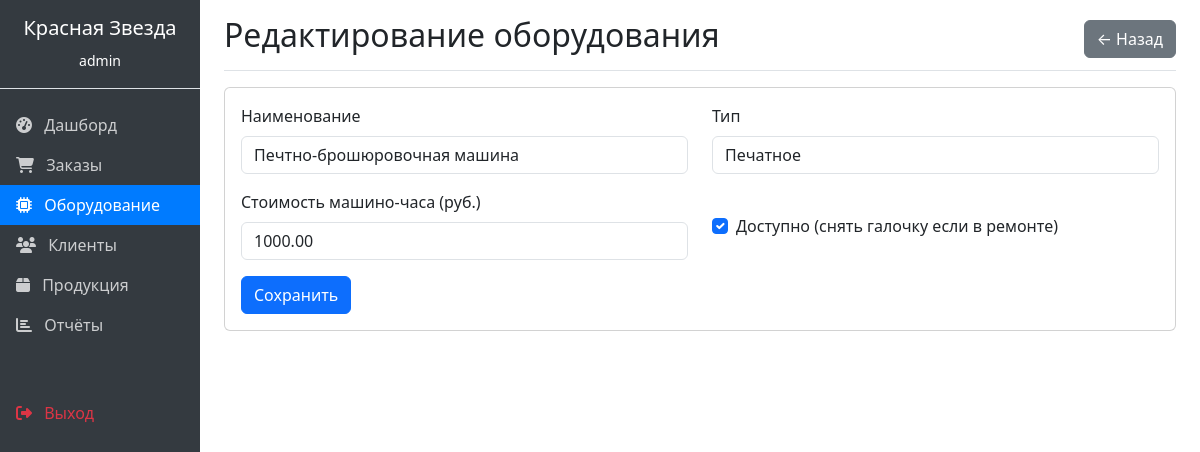
/equipment/1/edit/ (signed in), run on the app's committed database.
### orders/models.py (models this page shows, shortened)
class Equipment(models.Model):
    EQUIPMENT_TYPES = [
        ('print', 'Печатное'),
        ('cutting', 'Резальное'),
        ('binding', 'Брошюровочное'),
    ]
    name = models.CharField(max_length=100, verbose_name="Наименование")
    equipment_type = models.CharField(max_length=20, choices=EQUIPMENT_TYPES, default='print', verbose_name="Тип")
    hourly_rate = models.DecimalField(max_digits=10, decimal_places=2, default=1000, verbose_name="Стоимость машино-часа")
    is_available = models.BooleanField(default=True, verbose_name="Доступность")
    class Meta:
        verbose_name = "Оборудование"
        verbose_name_plural = "Оборудование"

### orders/views.py (the view)
# urls.py: path('equipment/<int:pk>/edit/', views.equipment_edit, name='equipment_edit'),
@login_required
def equipment_edit(request, pk):
    equipment = get_object_or_404(Equipment, pk=pk)
    if request.method == 'POST':
        form = EquipmentForm(request.POST, instance=equipment)
        if form.is_valid():
            form.save()
            messages.success(request, 'Оборудование обновлено')
            return redirect('equipment_list')
    else:
        form = EquipmentForm(instance=equipment)
    return render(request, 'orders/equipment_form.html', {'form': form, 'title': 'Редактирование оборудования'})

### orders/forms.py
class EquipmentForm(forms.ModelForm):
    class Meta:
        model = Equipment
        fields = '__all__'
        widgets = {
            'name': forms.TextInput(attrs={'class': 'form-control'}),
            'equipment_type': forms.Select(attrs={'class': 'form-control'}),
            'hourly_rate': forms.NumberInput(attrs={'class': 'form-control'}),
            'is_available': forms.CheckboxInput(attrs={'class': 'form-check-input'}),
        }

### orders/templates/orders/equipment_form.html (shortened to what this page needs)
{% extends 'orders/base.html' %}
{% block content %}
<div class="d-flex justify-content-between flex-wrap flex-md-nowrap align-items-center pt-3 pb-2 mb-3 border-bottom">
    <h1 class="h2">{{ title }}</h1>
    <a href="{% url 'equipment_list' %}" class="btn btn-secondary">← Назад</a>
</div>
<div class="card">
    <div class="card-body">
        <form method="post">
            <div class="row">
                <div class="col-md-6 mb-3">
                    <label class="form-label">Наименование</label>
                    {{ form.name }}
                </div>
                <div class="col-md-6 mb-3">
                    <label class="form-label">Тип</label>
                    {{ form.equipment_type }}
                </div>
                <div class="col-md-6 mb-3">
                    <label class="form-label">Стоимость машино-часа (руб.)</label>
                    {{ form.hourly_rate }}
                </div>
                <div class="col-md-6 mb-3">
                    <div class="form-check mt-4">
                        {{ form.is_available }}
                        <label class="form-check-label">Доступно (снять галочку если в ремонте)</label>
                    </div>
                </div>
            </div>
            <button type="submit" class="btn btn-primary">Сохранить</button>
        </form>
    </div>
</div>
{% endblock %}

### orders/templates/orders/base.html (shortened to what this page needs)
<!DOCTYPE html>
<html lang="ru">
<head>
    <link href="https://cdn.jsdelivr.net/npm/bootstrap@5.3.0/dist/css/bootstrap.min.css" rel="stylesheet">
    <link rel="stylesheet" href="https://cdnjs.cloudflare.com/ajax/libs/font-awesome/6.4.0/css/all.min.css">
</head>
<body>
    <div class="container-fluid">
        <div class="row">
            <nav class="col-md-2 d-md-block sidebar p-0">
                <div class="position-sticky">
                    <div class="p-3 text-white text-center border-bottom">
                        <h5>Красная Звезда</h5>
                        <small>{{ user.username }}</small>
                    </div>
                    <ul class="nav flex-column mt-3">
                        <li class="nav-item">
                            <a class="nav-link {% if request.resolver_match.url_name == 'dashboard' %}active{% endif %}" href="{% url 'dashboard' %}">
                                <i class="fas fa-tachometer-alt me-2"></i> Дашборд
                            </a>
                        </li>
                        <li class="nav-item">
                            <a class="nav-link {% if 'order' in request.resolver_match.url_name %}active{% endif %}" href="{% url 'order_list' %}">
                                <i class="fas fa-shopping-cart me-2"></i> Заказы
                            </a>
                        </li>
                        <li class="nav-item">
                            <a class="nav-link {% if 'equipment' in request.resolver_match.url_name %}active{% endif %}" href="{% url 'equipment_list' %}">
                                <i class="fas fa-microchip me-2"></i> Оборудование
                            </a>
                        </li>
                        <li class="nav-item">
                            <a class="nav-link {% if 'client' in request.resolver_match.url_name %}active{% endif %}" href="{% url 'client_list' %}">
                                <i class="fas fa-users me-2"></i> Клиенты
                            </a>
                        </li>
                        <li class="nav-item">
                            <a class="nav-link {% if 'product' in request.resolver_match.url_name %}active{% endif %}" href="{% url 'product_list' %}">
                                <i class="fas fa-box me-2"></i> Продукция
                            </a>
                        </li>
                        <li class="nav-item">
                            <a class="nav-link {% if 'report' in request.resolver_match.url_name %}active{% endif %}" href="{% url 'report' %}">
                                <i class="fas fa-chart-bar me-2"></i> Отчёты
                            </a>
                        </li>
                        <li class="nav-item mt-5">
                            <a class="nav-link text-danger" href="{% url 'logout' %}">
                                <i class="fas fa-sign-out-alt me-2"></i> Выход
                            </a>
                        </li>
                    </ul>
                </div>
            </nav>
            <main class="col-md-10 ms-sm-auto px-md-4">
                {% block content %}
                {% endblock %}
            </main>
        </div>
    </div>
</body>
</html>

### orders/templates/orders/base.html (style rules this page uses)
.sidebar { min-height: 100vh; background-color: #343a40; }
.sidebar .nav-link { color: rgba(255,255,255,.75); }
.sidebar .nav-link.active { color: white; background-color: #007bff; }

### data on the page
Equipment: name "Печтно-брошюровочная машина", equipment_type "Печатное", hourly_rate "1000.00", is_available "☑"

### other printed values
{{ user.username }} "admin"
{{ title }} "Редактирование оборудования"
